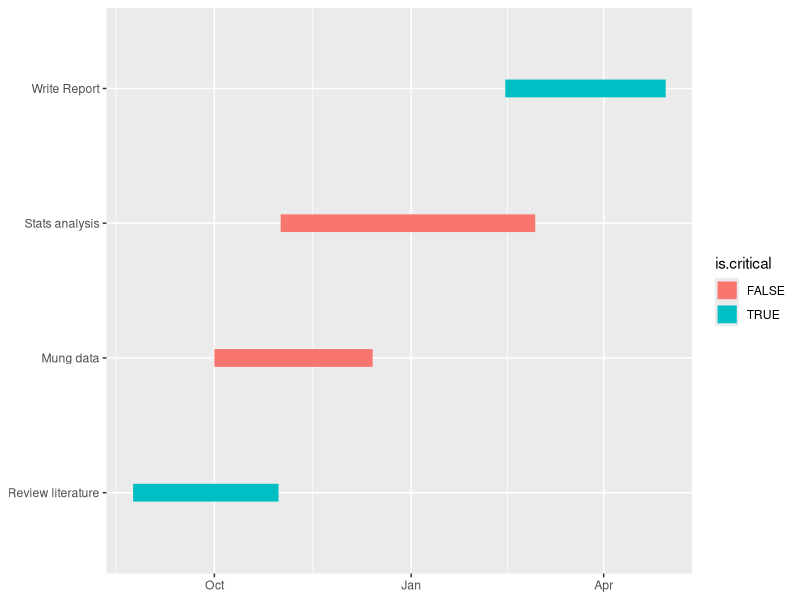

Write the R code that produced this figure. (Note: this script raises an error after producing the figure.)
# How to make a ggplot gantt chart
# http://stackoverflow.com/questions/3550341/gantt-charts-with-r
# alternative: https://nsaunders.wordpress.com/2010/04/14/plotting-time-of-day-data-using-ggplot2/
# http://stackoverflow.com/questions/28034541/plotting-presence-absence-data
# http://stackoverflow.com/questions/27968853/making-a-presence-absence-timeline-in-r-for-multiple-y-objects

# this doesn't work with multiple occurrences for the same factor level
library(reshape2)
library(ggplot2)

tasks <- c("Review literature", "Mung data", "Stats analysis", "Write Report")
dfr <- data.frame(
  name        = factor(tasks, levels = tasks),
  start.date  = as.Date(c("2010-08-24", "2010-10-01", "2010-11-01", "2011-02-14")),
  end.date    = as.Date(c("2010-10-31", "2010-12-14", "2011-02-28", "2011-04-30")),
  is.critical = c(TRUE, FALSE, FALSE, TRUE)
)

mdfr <- melt(dfr, measure.vars = c("start.date", "end.date"))

ggplot(mdfr, aes(value, name, colour = is.critical)) + 
  geom_line(size = 6) +
  xlab(NULL) + 
  ylab(NULL)

## graphing
sites <- unique(sched3$siteID)


# alternative solution: # http://stackoverflow.com/questions/27968853/making-a-presence-absence-timeline-in-r-for-multiple-y-objects
require(ggplot2)
require(dplyr)
# input your data (changed to 2014 dates)
dat <- structure(list(Tag = c(1L, 3L, 1L, 2L, 3L, 5L, 2L, 3L, 4L, 6L, 1L, 2L, 4L, 6L, 1L, 2L, 3L, 4L, 6L, 2L, 4L, 1L, 2L, 6L), 
                      Date = structure(c(1L, 1L, 2L, 2L, 2L, 2L, 3L, 3L, 3L, 3L, 4L, 4L, 4L, 4L, 5L, 5L, 5L, 5L, 5L, 6L, 6L, 7L, 7L, 7L), 
                                       .Label = c("1/1/2014", "1/3/2014", "1/4/2014", "1/5/2014", "1/6/2014", "1/7/2014", "1/8/2014"), 
                                       class = "factor")), 
                 .Names = c("Tag", "Date"), 
                 class = "data.frame", 
                 row.names = c(NA, -24L))

# change date to Date format
dat[, "Date"] <- as.Date(dat[, "Date"], format='%m/%d/%Y')
# adding consecutive tag for first day of cons. measurements
dat <- dat %>% group_by(Tag) %>% mutate(consecutive=c(diff(Date), 2)==1)
# plotting command

ggplot(dat, aes(Date, Tag)) + geom_point() + theme_bw() +
  geom_line(aes(alpha=consecutive, group=Tag)) +
  scale_alpha_manual(values=c(0, 1), breaks=c(FALSE, TRUE), guide='none')

